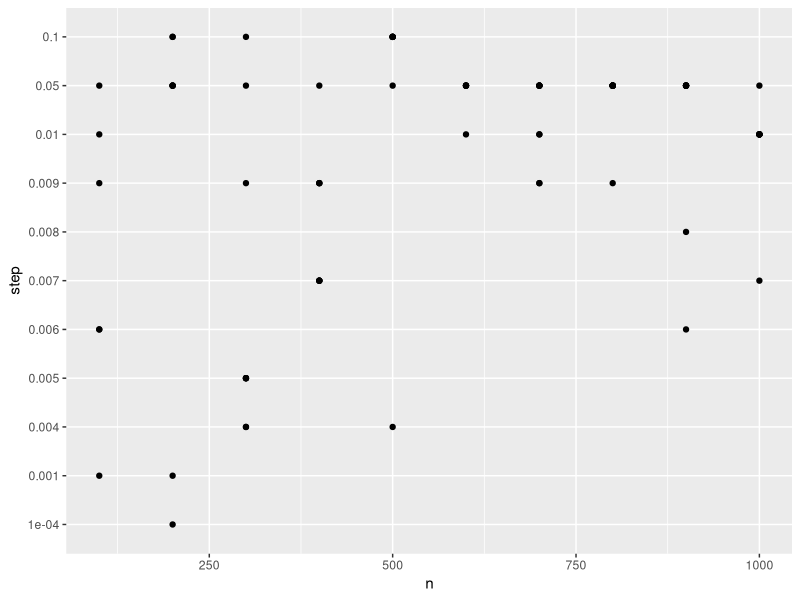
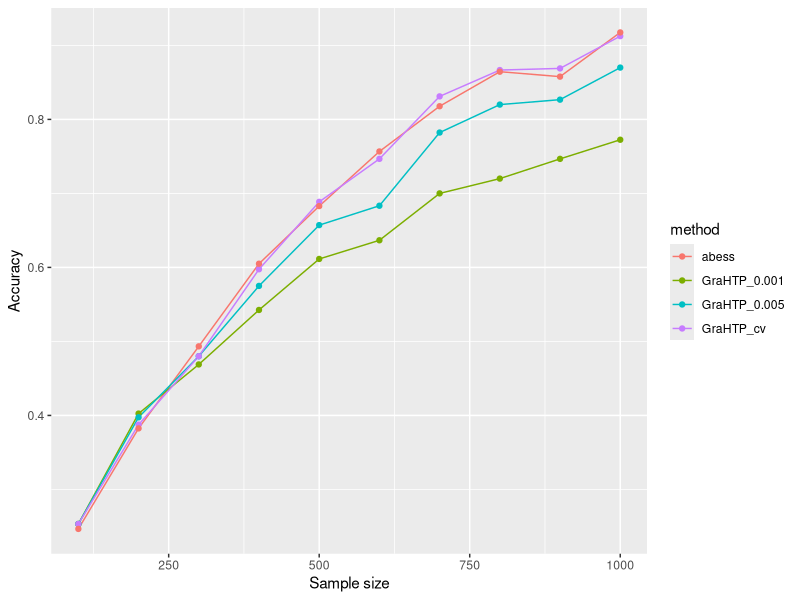
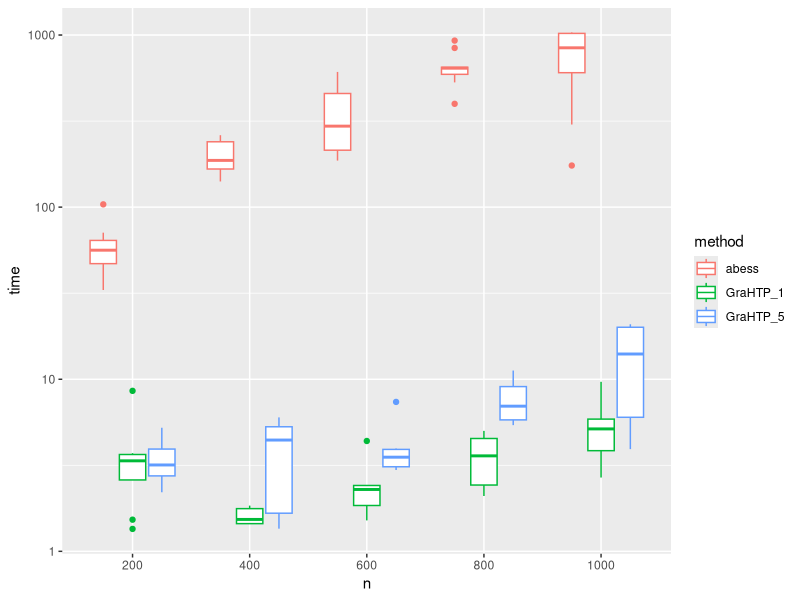

Recreate these plots in R, in order.
## ---- chunk 1
library(tidyverse)
r = readLines("logistic_result.txt")
r = r[str_starts(r,'\\{')]
## ---- chunk 2
df = r %>% 
  str_extract_all("(-?[1-9]\\d*\\.?\\d*)|(-?0\\.\\d*[0-9])") %>% 
  sapply(as.matrix) %>% 
  t() %>% 
  as_tibble()
## ---- chunk 3
colnames(df) = c('n', 'p', 'k', 'step', 'GraHTP_cv_time', 'GraHTP_cv_accuracy', 'X1', 'GraHTP_1_time', 'X2', 'GraHTP_1_accuracy', 'X3', 'GraHTP_5_time', 'X4', 'GraHTP_5_accuracy', 'abess_time', 'abess_accuracy')
## ---- chunk 4
df = df %>% 
  select(-starts_with('X'))
## ---- chunk 5
df %>% 
  group_by(n) %>% 
  count()
## ---- chunk 6
step_size = 
  df %>% 
  select(n, step) %>% 
  mutate(across(everything(), as.numeric))

df2 = bind_rows(
  df %>% 
    select(n,time=abess_time,accuracy=abess_accuracy) %>% 
    mutate(method = 'abess'),
  df %>% 
    select(n,time=GraHTP_1_time,accuracy=GraHTP_1_accuracy) %>% 
    mutate(method = 'GraHTP_1'),
  df %>% 
    select(n,time=GraHTP_5_time,accuracy=GraHTP_5_accuracy) %>% 
    mutate(method = 'GraHTP_5'),
  df %>% 
    select(n,time=GraHTP_cv_time,accuracy=GraHTP_cv_accuracy) %>% 
    mutate(method = 'GraHTP_cv')  
) %>% 
  mutate(across(-method, as.numeric))
## ---- chunk 7
step_size %>% 
  mutate(across(step, as.factor)) %>% 
  #group_by(n) %>% 
  #summarise(step = mean(step)) %>% 
  ggplot(aes(n,step)) +
    geom_point()
## ---- chunk 8
#p2 = 
df2 %>% 
  mutate(across(method, ~ ifelse(.x=='GraHTP_1', 'GraHTP_0.001', .x))) %>% 
  mutate(across(method, ~ ifelse(.x=='GraHTP_5', 'GraHTP_0.005', .x))) %>% 
  #filter(n%%100==0) %>% 
  group_by(n,method) %>% 
  summarise(accuracy = mean(accuracy)) %>%
  ggplot(aes(n, accuracy, color = method)) +
    labs(x='Sample size', y='Accuracy') +
    geom_line() +
    geom_point()
## ---- chunk 9
df2 %>% 
  filter(method!='GraHTP_cv') %>% 
  filter(n%%200==0) %>% 
  mutate(across(n, as.factor)) %>% 
  ggplot(aes(n, time, color = method)) +
    scale_y_log10() +
    geom_boxplot() 
